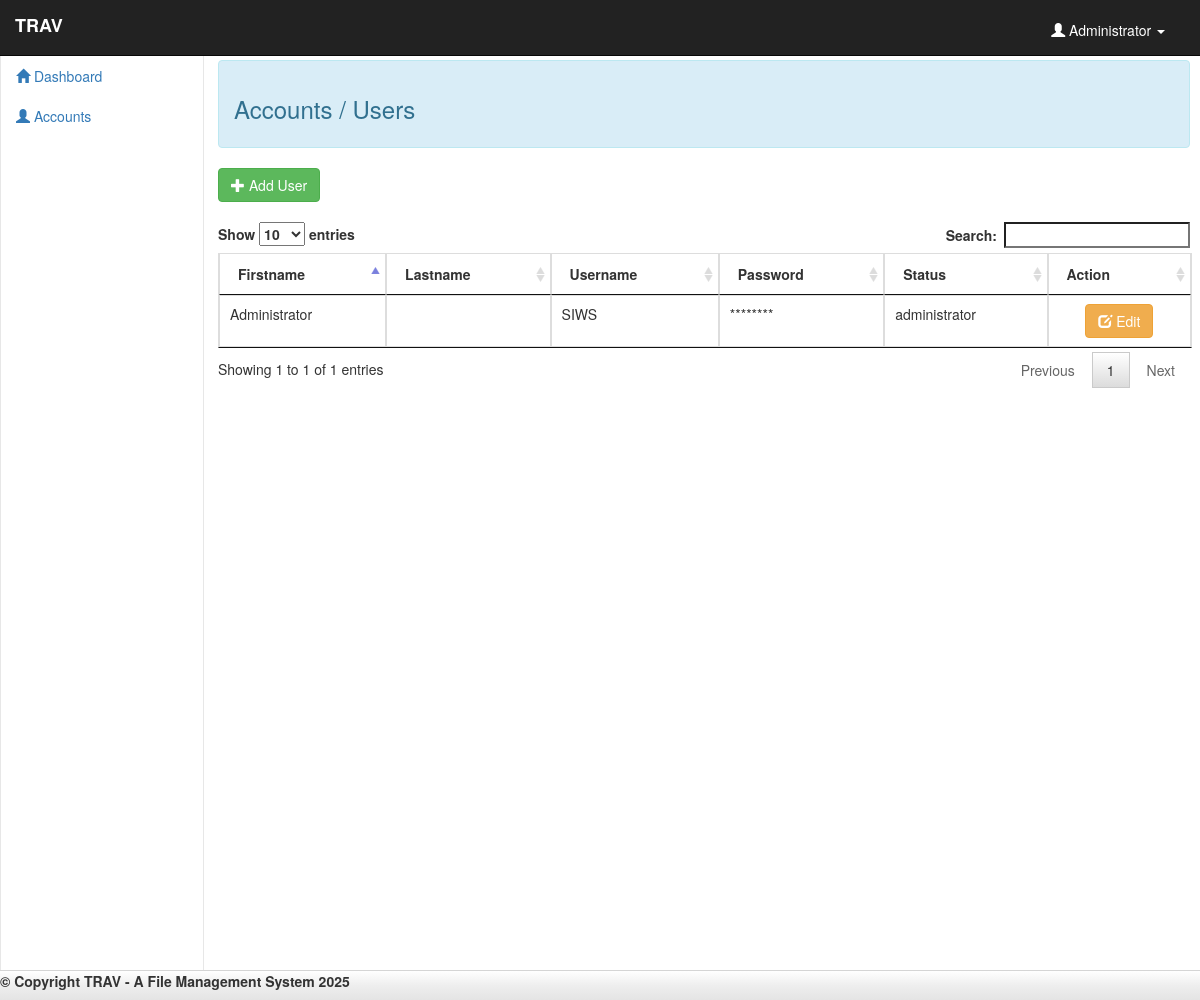
The page /admin/user.php (signed in) on the database its author committed.
### tables this page shows
CREATE TABLE `user` (
  `user_id` int(11) NOT NULL,
  `firstname` varchar(50) NOT NULL,
  `lastname` varchar(50) NOT NULL,
  `username` varchar(20) NOT NULL,
  `password` varchar(50) NOT NULL,
  `status` varchar(20) NOT NULL
);

### admin/user.php (the view, shortened to what this page needs)
<!DOCTYPE html>
<?php
	require_once 'conn.php'
?>
<html lang = "en">
	<head>
		<link rel = "stylesheet" type = "text/css" href = "css/bootstrap.css" />
		<link rel = "stylesheet" type = "text/css" href = "css/jquery.dataTables.css" />
		<link rel = "stylesheet" type = "text/css" href = "css/style.css" />
	</head>
<body>
	<nav class="navbar navbar-default navbar-fixed-top navbar-inverse">
		<div class="container-fluid">
			<label class="navbar-brand">TRAV</label>
			<?php
				$query = mysqli_query($conn, "SELECT * FROM `user` WHERE `user_id` = '$_SESSION[user]'") or die(mysqli_error());
				$fetch = mysqli_fetch_array($query);
			?>
			<ul class="nav navbar-right">
				<li class="dropdown">
					<a class="user dropdown-toggle" data-toggle = "dropdown" href = "#">
						<span class="glyphicon glyphicon-user"></span>
						<?php
							echo $fetch['firstname']." ".$fetch['lastname'];
						?>
						<b class="caret"></b>
					</a>
				</li>
			</ul>
		</div>
	</nav>
	<?php include 'sidebar.php'?>
	<div id = "content">
		<br /><br /><br />
		<div class="alert alert-info"><h3>Accounts / Users</h3></div>
		<button class="btn btn-success" data-toggle="modal" data-target="#form_modal"><span class="glyphicon glyphicon-plus"></span> Add User</button>
		<br /><br />
		<table id = "table" class="table table-bordered">
			<thead>
				<tr>
					<th>Firstname</th>
					<th>Lastname</th>
					<th>Username</th>
					<th>Password</th>
					<th>Status</th>
					<th>Action</th>
				</tr>
			</thead>
			<tbody>
				<?php
					$query = mysqli_query($conn, "SELECT * FROM `user`") or die(mysqli_error());
					while($fetch = mysqli_fetch_array($query)){
				?>
				<?php
					if($fetch['status'] != "administrator" || $_SESSION['status'] == $fetch['status']){
				?>
					<tr class="del_user<?php echo $fetch['user_id']?>">
						<td><?php echo $fetch['firstname']?></td>
						<td><?php echo $fetch['lastname']?></td>
						<td><?php echo $fetch['username']?></td>
						<td>********</td>
						<td><?php echo $fetch['status']?></td>
						<td><center><button class="btn btn-warning" data-toggle="modal" data-target="#edit_modal<?php echo $fetch['user_id']?>"><span class="glyphicon glyphicon-edit"></span> Edit</button>
					</tr>
				<?php
					}
				?>
				<?php
					}
				?>
			</tbody>
		</table>
	</div>
	<div id = "footer">
		<label class = "footer-title">&copy; Copyright TRAV - A File Management System <?php echo date("Y", strtotime("+8 HOURS"))?></label>
	</div>
</body>
</html>

### admin/css/style.css (style rules this page uses)
#footer { height:30px; width:100%; background-image: linear-gradient(#FFF, #EEE 50%, #E4E4E4); background-repeat: no-repeat; filter: none; border: 1px solid #D5D5D5; position: fixed; right: 0; left: 0; z-index: 1030; bottom: 0; border-width: 1px 0 0; }
.user { color:#fff; margin-top:10px; margin-right:20px; }
#content { float:right; width:81%; margin-right:10px; height:1000px; }

### rows shown on the page
user: firstname "Administrator", username "SIWS", status "administrator"
